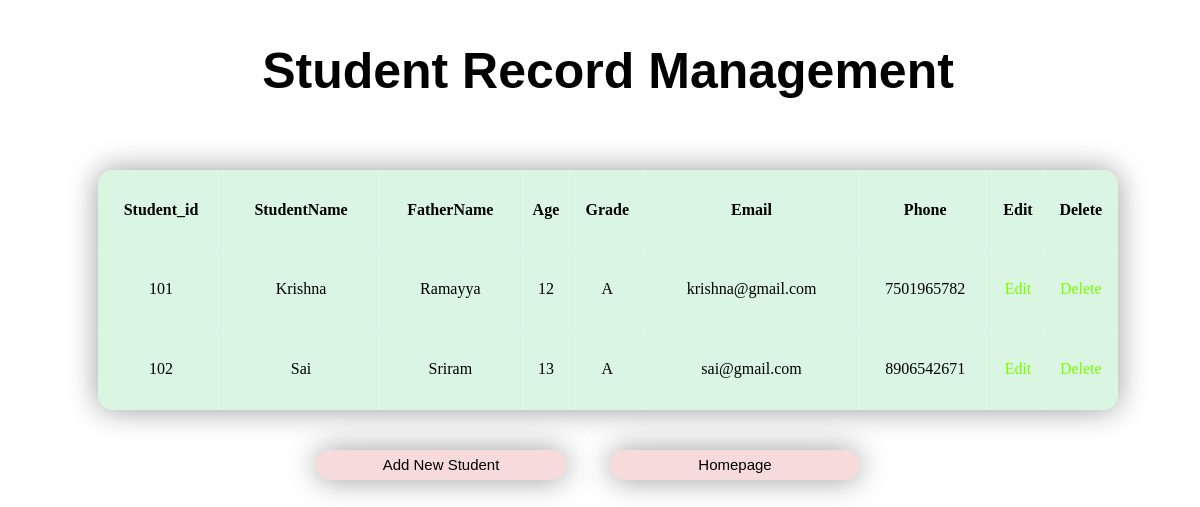
/students/, run on an earlier commit of the app's database.
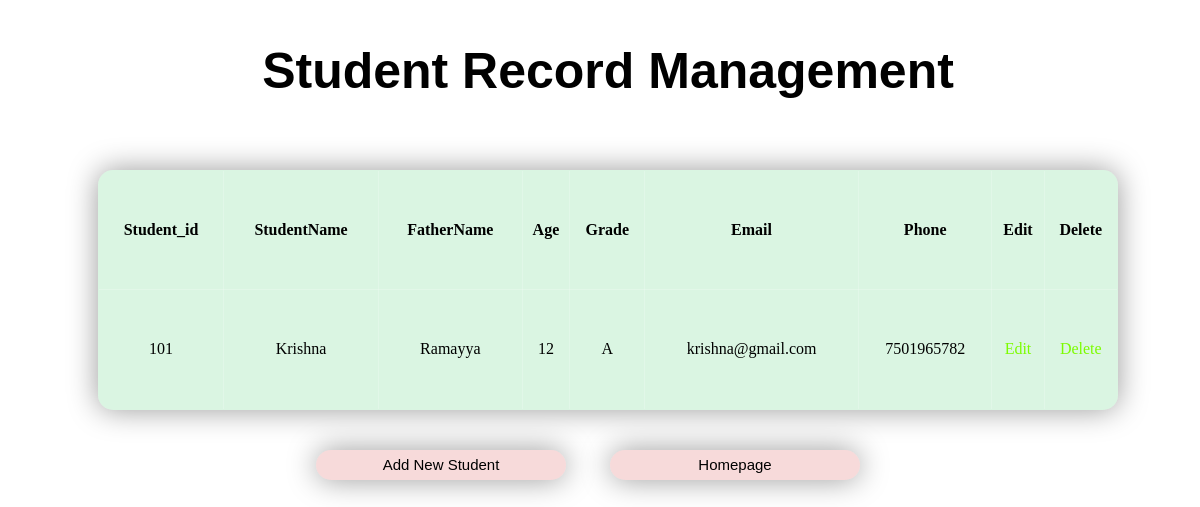
And on a later commit of the database.
### app1/models.py (models this page shows, shortened)
class Student_Details_models(models.Model):
    Student_id = models.IntegerField(unique=True)
    StudentName = models.CharField(max_length=100)
    FatherName = models.CharField(max_length=100)
    Age = models.IntegerField()
    Grade = models.CharField(max_length=20)
    Email = models.EmailField(unique=True)
    Phone = models.BigIntegerField(unique=True)

### app1/views.py (the view)
# urls.py: path('students/',Student_Details,name='mystudents'),
def Student_Details(request):
    student = Student_Details_models.objects.all()
    contest = {
        'student': student
    }
    return render(request,'frontend_app1/studenttable.html',contest)

### template/frontend_app1/studenttable.html (shortened to what this page needs)
{% load static %}
<!DOCTYPE html>
<html lang="en">
<head>
    <link rel="stylesheet" href="{% static 'CSS/studenttable.css' %}">
</head>
<body>
    <h1>Student Record Management</h1>
    <div class="main-container">
        <table border="2">
            <tr>
                <th>Student_id</th>
                <th>StudentName</th>
                <th>FatherName</th>
                <th>Age</th>
                <th>Grade</th>
                <th>Email</th>
                <th>Phone</th>
                <th>Edit</th>
                <th>Delete</th>
            </tr>
            {% for x in student %}
            <tr>
                <td>{{x.Student_id}}</td>
                <td>{{x.StudentName}}</td>
                <td>{{x.FatherName}}</td>
                <td>{{x.Age}}</td>
                <td>{{x.Grade}}</td>
                <td>{{x.Email}}</td>
                <td>{{x.Phone}}</td>
                <td>
                    <a href="{% url 'studentupdate' x.id %}">Edit</a>
                </td>
                <td>
                    <a href="{% url 'studentdelete' x.id %}" onclick="return confirm('are sure to delete data')" style="text-decoration: none;">Delete</a>
                </td>
            </tr>
            {% endfor %}
        </table>
        <div>
            <a href="{% url 'mystudentform'%}"><button class="btn1">Add New Student</button></a>
            <a href="{% url 'myhomepage' %}"><button class="btn2">Homepage</button></a>
        </div>
    </div>
</body>
</html>

### static/CSS/studenttable.css (style rules this page uses)
body { background-image: url('https://png.pngtree.com/thumb_back/fh260/background/20241207/pngtree-management-in-the-education-system-concept-a-colorful-background-with-stack-image_16752149.jpg'); position: fixed; background-repeat: no-repeat; background-size: cover; }
.main-container { height: 100vh; width: 100vw; display: flex; justify-content: flex-start; align-items: center; flex-direction: column; margin-bottom: 350px; }
table { width: 85vw; height: 30vh; margin-top: 10px; border-collapse: collapse; border-radius: 15px; overflow: hidden; background: rgba(9, 185, 62, 0.15); backdrop-filter: blur(12px); -webkit-backdrop-filter: blur(12px); box-shadow: 0 0 30px rgba(0, 0, 0, 0.4); text-align: center; border: 1px solid rgba(255, 255, 255, 0.2); }
.btn1,.btn2 { background: rgba(201, 13, 13, 0.15); height: 30px; width: 250px; border: none; font-size: 15px; font-family: sans-serif; font-weight: 500; border-radius: 20px; backdrop-filter: blur(12px); -webkit-backdrop-filter: blur(12px); margin-top: 40px; margin-right: 40px; box-shadow: 0 0 30px rgba(0, 0, 0, 0.4); }
h1 { text-align: center; font-size: 50px; font-weight: 600; font-family: sans-serif; margin-bottom: 60px; }
a { text-decoration: none; color:lawngreen; font-weight: 500; }

What changed in the data, as far as the page shows it:
removed Student_Details_models: Student_id "102", StudentName "Sai", FatherName "Sriram", Age "13", Grade "A", Email "sai@gmail.com", Phone "8906542671"
